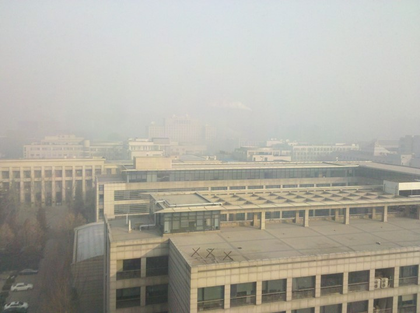
%> input picture matlab/img1/fog.bmp, 420 x 313 px, shrunk from 720 x 537 before the run, given in place of fog.bmp.bmp, which was not available
$ octave --eval "result = remove_fog('fog.bmp');"   (GNU Octave 9; MATLAB toolbox functions it lacks are replaced by stand-ins)
%> lines starting %> are read from the running program, lines starting %| are printed output that depends on the picture; pictures that were not available may be replaced by others from this repository, and a replacement may not be noted
### matlab/img1/guidedfilter.m
function q = guidedfilter(I, p, r, eps)
%   GUIDEDFILTER   O(1) time implementation of guided filter.
%
%   - guidance image: I (should be a gray-scale/single channel image)
%   - filtering input image: p (should be a gray-scale/single channel image)
%   - local window radius: r
%   - regularization parameter: eps


[hei, wid] = size(I);
N = boxfilter(ones(hei, wid), r); % the size of each local patch; N=(2r+1)^2 except for boundary pixels.


mean_I = boxfilter(I, r) ./ N;
mean_p = boxfilter(p, r) ./ N;
mean_Ip = boxfilter(I.*p, r) ./ N;
cov_Ip = mean_Ip - mean_I .* mean_p; % this is the covariance of (I, p) in each local patch.


mean_II = boxfilter(I.*I, r) ./ N;
var_I = mean_II - mean_I .* mean_I;


a = cov_Ip ./ (var_I + eps); % Eqn. (5) in the paper;
b = mean_p - a .* mean_I; % Eqn. (6) in the paper;


mean_a = boxfilter(a, r) ./ N;
mean_b = boxfilter(b, r) ./ N;


q = mean_a .* I + mean_b; % Eqn. (8) in the paper;
end

### matlab/img1/boxfilter.m
function imDst = boxfilter(imSrc, r)


%   BOXFILTER   O(1) time box filtering using cumulative sum
%
%   - Definition imDst(x, y)=sum(sum(imSrc(x-r:x+r,y-r:y+r)));
%   - Running time independent of r;
%   - Equivalent to the function: colfilt(imSrc, [2*r+1, 2*r+1], 'sliding', @sum);
%   - But much faster.


[hei, wid] = size(imSrc);
imDst = zeros(size(imSrc));


%cumulative sum over Y axis
imCum = cumsum(imSrc, 1);
%difference over Y axis
imDst(1:r+1, :) = imCum(1+r:2*r+1, :);
imDst(r+2:hei-r, :) = imCum(2*r+2:hei, :) - imCum(1:hei-2*r-1, :);
imDst(hei-r+1:hei, :) = repmat(imCum(hei, :), [r, 1]) - imCum(hei-2*r:hei-r-1, :);


%cumulative sum over X axis
imCum = cumsum(imDst, 2);
%difference over Y axis
imDst(:, 1:r+1) = imCum(:, 1+r:2*r+1);
imDst(:, r+2:wid-r) = imCum(:, 2*r+2:wid) - imCum(:, 1:wid-2*r-1);
imDst(:, wid-r+1:wid) = repmat(imCum(:, wid), [1, r]) - imCum(:, wid-2*r:wid-r-1);
end

### matlab/img1/remove_fog.m
function out = remove_fog(file_name)
%> called with file_name = 'fog.bmp'
%   GUIDEDFILTER   O(1) time implementation of guided filter.
%
%   - guidance image: I (should be a gray-scale/single channel image)
%   - filtering input image: p (should be a gray-scale/single channel image)
%   - local window radius: r
%   - regularization parameter: eps

img_name = imread([file_name , '.bmp']);
%> img_name is the input picture: size 313x420x3 uint8; mean R, G, B 174.4, 172.1, 162.2
I = double(img_name) / 255;
% 获取图像大小
[h,w,c] = size(I);
%> h = 313; w = 420; c = 3
%去雾系数
w0  = 0.95;
img_size = w * h;
%> img_size = 131460
%初始化结果图像
dehaze = zeros(h,w,c);
%初始化暗影通道图像
win_dark = zeros(h,w);
for i=1:h
    for j=1:w
        win_dark(i,j)=min(I(i,j,:));%将三个通道中最暗的值赋给dark_I(i,j),显然，三维图变成了二维图
    end
 end
win_dark = ordfilt2(win_dark,1,ones(9,9),'symmetric');
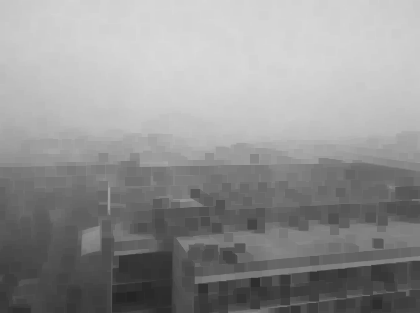
%> win_dark: size 313x420 double; min 0.141, max 0.855, mean 0.577

imwrite( uint8(win_dark .* 255 ) , [file_name , '_dark.jpg']);

%计算大气亮度A，相关原理详见论文“Single Image Haze Removal Using Dark Channel Prior”
dark_channel = win_dark;
A = max(max(dark_channel));
%> A = 0.855
[i,j] = find(dark_channel==A);
%> i = [52; 52]; j = [196; 197]
i = i(1);
%> i = 52
j = j(1);
%> j = 196
A = min ( 230 / 255 , mean(I(i,j,:)));
%> A = 0.864

fprintf( 'A = %d\n' , A*255 );
%| A = 220.333
%计算初始的transmission map
transmission = 1 - w0 * win_dark / A;


%用guided filter对trasmission map做soft matting
gray_I = mean( I(:,:,1) , 3 ) ;%这里gray_I 可以是RGB图像中任何一个通道
p = transmission;
r = 80;
eps = 10^-3;
transmission_filter = guidedfilter(gray_I, p, r, eps);
%> in boxfilter, `imDst(:, 1:r+1) = imCum(:, 1+r:2*r+1);`: imDst: size 313x420 double; min 81, max 25921, mean 3387.2
%> in boxfilter, `imDst(:, wid-r+1:wid) = repmat(imCum(:, wid), [1, r]) - imCum(:, wid-2..`: imDst: size 313x420 double; min 6561, max 25921, mean 20423.3
%> in boxfilter (call 2), `imDst(:, 1:r+1) = imCum(:, 1+r:2*r+1);`: imDst: size 313x420 double; min 24.17, max 20641, mean 2195
%> in boxfilter (call 2), `imDst(:, wid-r+1:wid) = repmat(imCum(:, wid), [1, r]) - imCum(:, wid-2..`: imDst: size 313x420 double; min 2356.7, max 21336.8, mean 14140.3
%> in boxfilter (call 3), `imDst(:, 1:r+1) = imCum(:, 1+r:2*r+1);`: imDst: size 313x420 double; min 6.21, max 15485.3, mean 1285.7
%> in boxfilter (call 3), `imDst(:, wid-r+1:wid) = repmat(imCum(:, wid), [1, r]) - imCum(:, wid-2..`: imDst: size 313x420 double; min 717.3, max 15507.8, mean 7333
%> call 4 of boxfilter, with r = 80
%> in boxfilter (call 4), `imDst(:, 1:r+1) = imCum(:, 1+r:2*r+1);`: imDst: size 313x420 double; min 5.27, max 7257.6, mean 708
%> in boxfilter (call 4), `imDst(:, wid-r+1:wid) = repmat(imCum(:, wid), [1, r]) - imCum(:, wid-2..`:
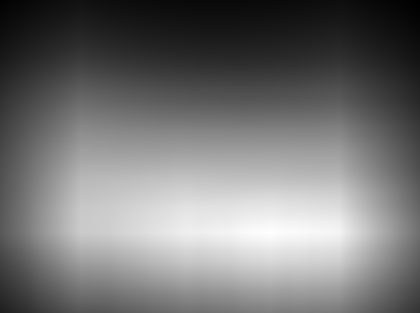
%> imDst: size 313x420 double; min 590.9, max 8979.7, mean 4445.9; drawn with min black and max white
%> in guidedfilter, `mean_Ip = boxfilter(I.*p, r) ./ N;`:
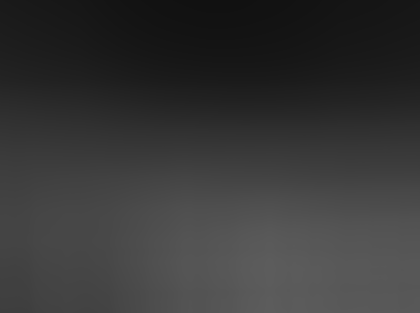
%> mean_Ip: size 313x420 double; min 0.0687, max 0.364, mean 0.216
%> in guidedfilter, `cov_Ip = mean_Ip - mean_I .* mean_p;`:
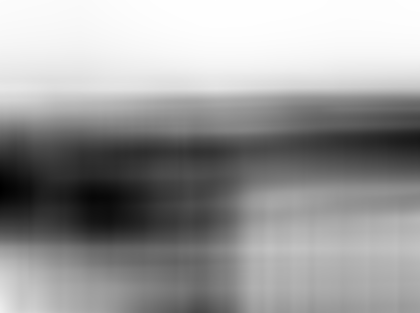
%> cov_Ip: size 313x420 double; min -0.023, max -2.31e-05, mean -0.00904; drawn with min black and max white
%> call 5 of boxfilter, with r = 80
%> in boxfilter (call 5), `imCum = cumsum(imDst, 2);`:
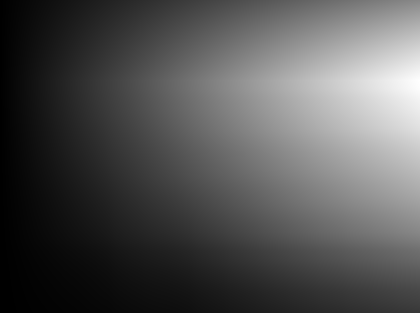
%> imCum: size 313x420 double; min 9.42, max 43918, mean 14385.4; drawn with min black and max white
%> in boxfilter (call 5), `imDst(:, 1:r+1) = imCum(:, 1+r:2*r+1);`:
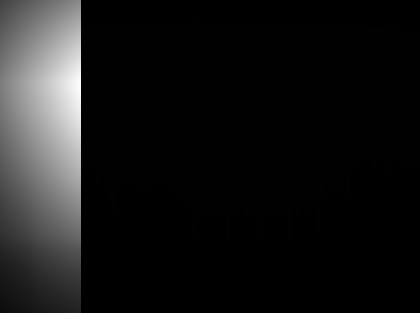
%> imDst: size 313x420 double; min 8.55, max 16485.3, mean 1533.5; drawn with min black and max white
%> in boxfilter (call 5), `imDst(:, r+2:wid-r) = imCum(:, 2*r+2:wid) - imCum(:, 1:wid-2*r-1);`:
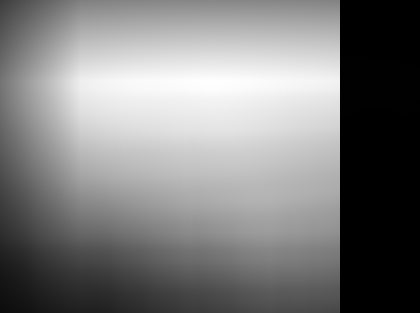
%> imDst: size 313x420 double; min 22.37, max 17600.6, mean 8715; drawn with min black and max white
t0 = 0.2;
t1 = max(t0,transmission_filter);
imwrite( uint8(t1 .* 255 ) , [file_name , '_guide.jpg']);
for i=1:c
    for j=1:h
        for l=1:w
            dehaze(j,l,i)=(I(j,l,i)-A)/t1(j,l)+A;
        end
    end
end

imwrite( dehaze , [file_name , '_remove.jpg'] );
%> (the run ends here)
